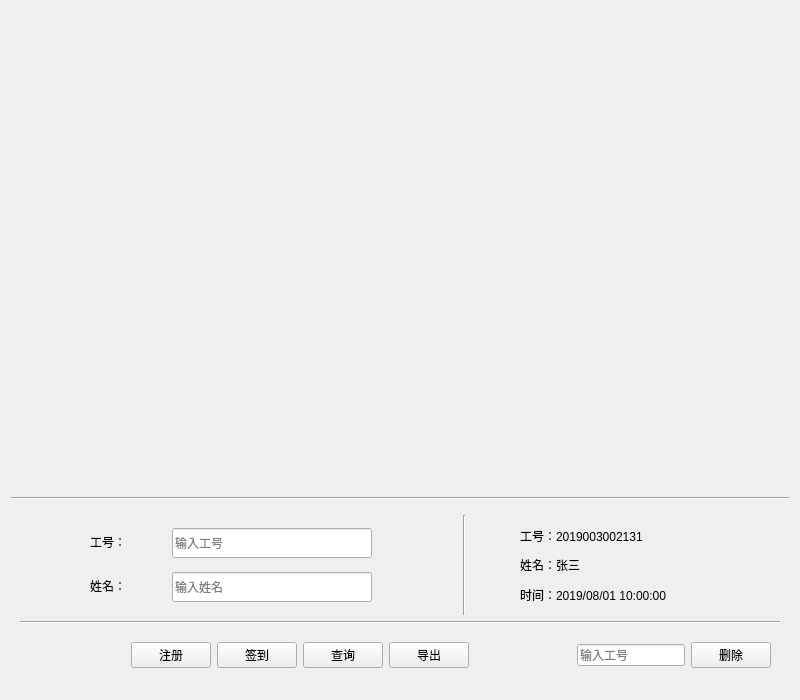
<?xml version="1.0" encoding="UTF-8"?>
<ui version="4.0">
 <class>zwin</class>
 <widget class="QWidget" name="zwin">
  <property name="geometry">
   <rect>
    <x>0</x>
    <y>0</y>
    <width>800</width>
    <height>700</height>
   </rect>
  </property>
  <property name="minimumSize">
   <size>
    <width>800</width>
    <height>700</height>
   </size>
  </property>
  <property name="maximumSize">
   <size>
    <width>800</width>
    <height>700</height>
   </size>
  </property>
  <property name="windowTitle">
   <string>签到考勤系统</string>
  </property>
  <layout class="QVBoxLayout" name="verticalLayout">
   <item>
    <widget class="QWidget" name="tw" native="true">
     <property name="minimumSize">
      <size>
       <width>0</width>
       <height>480</height>
      </size>
     </property>
     <layout class="QVBoxLayout" name="verticalLayout_5">
      <item>
       <widget class="QLabel" name="camera_label">
        <property name="text">
         <string/>
        </property>
       </widget>
      </item>
     </layout>
    </widget>
   </item>
   <item>
    <widget class="Line" name="line">
     <property name="orientation">
      <enum>Qt::Horizontal</enum>
     </property>
    </widget>
   </item>
   <item>
    <widget class="QWidget" name="bw" native="true">
     <layout class="QVBoxLayout" name="verticalLayout_2">
      <item>
       <widget class="QWidget" name="widget" native="true">
        <property name="minimumSize">
         <size>
          <width>0</width>
          <height>100</height>
         </size>
        </property>
        <layout class="QHBoxLayout" name="horizontalLayout_2">
         <property name="spacing">
          <number>5</number>
         </property>
         <property name="leftMargin">
          <number>10</number>
         </property>
         <property name="topMargin">
          <number>0</number>
         </property>
         <property name="rightMargin">
          <number>10</number>
         </property>
         <property name="bottomMargin">
          <number>0</number>
         </property>
         <item>
          <layout class="QVBoxLayout" name="verticalLayout_6">
           <property name="leftMargin">
            <number>60</number>
           </property>
           <property name="topMargin">
            <number>7</number>
           </property>
           <property name="bottomMargin">
            <number>10</number>
           </property>
           <item>
            <widget class="QLabel" name="label_2">
             <property name="text">
              <string>工号：</string>
             </property>
            </widget>
           </item>
           <item>
            <widget class="QLabel" name="label">
             <property name="text">
              <string>姓名：</string>
             </property>
            </widget>
           </item>
          </layout>
         </item>
         <item>
          <widget class="QWidget" name="widget_4" native="true">
           <property name="minimumSize">
            <size>
             <width>300</width>
             <height>100</height>
            </size>
           </property>
           <property name="maximumSize">
            <size>
             <width>300</width>
             <height>16777215</height>
            </size>
           </property>
           <layout class="QVBoxLayout" name="verticalLayout_4">
            <property name="leftMargin">
             <number>14</number>
            </property>
            <property name="topMargin">
             <number>5</number>
            </property>
            <property name="rightMargin">
             <number>13</number>
            </property>
            <property name="bottomMargin">
             <number>3</number>
            </property>
            <item>
             <widget class="QLineEdit" name="xuehao">
              <property name="minimumSize">
               <size>
                <width>200</width>
                <height>30</height>
               </size>
              </property>
              <property name="maximumSize">
               <size>
                <width>200</width>
                <height>30</height>
               </size>
              </property>
              <property name="placeholderText">
               <string>输入工号</string>
              </property>
             </widget>
            </item>
            <item>
             <widget class="QLineEdit" name="mingzi">
              <property name="minimumSize">
               <size>
                <width>200</width>
                <height>30</height>
               </size>
              </property>
              <property name="maximumSize">
               <size>
                <width>200</width>
                <height>30</height>
               </size>
              </property>
              <property name="placeholderText">
               <string>输入姓名</string>
              </property>
             </widget>
            </item>
           </layout>
          </widget>
         </item>
         <item>
          <widget class="Line" name="line_3">
           <property name="orientation">
            <enum>Qt::Vertical</enum>
           </property>
          </widget>
         </item>
         <item>
          <widget class="QWidget" name="widget_3" native="true">
           <layout class="QVBoxLayout" name="verticalLayout_3">
            <property name="leftMargin">
             <number>49</number>
            </property>
            <property name="rightMargin">
             <number>50</number>
            </property>
            <item>
             <widget class="QLabel" name="label_xuehao">
              <property name="minimumSize">
               <size>
                <width>200</width>
                <height>0</height>
               </size>
              </property>
              <property name="maximumSize">
               <size>
                <width>200</width>
                <height>16777215</height>
               </size>
              </property>
              <property name="sizeIncrement">
               <size>
                <width>0</width>
                <height>0</height>
               </size>
              </property>
              <property name="text">
               <string>工号：2019003002131</string>
              </property>
             </widget>
            </item>
            <item>
             <widget class="QLabel" name="label_mingzi">
              <property name="minimumSize">
               <size>
                <width>200</width>
                <height>0</height>
               </size>
              </property>
              <property name="maximumSize">
               <size>
                <width>200</width>
                <height>16777215</height>
               </size>
              </property>
              <property name="sizeIncrement">
               <size>
                <width>0</width>
                <height>0</height>
               </size>
              </property>
              <property name="text">
               <string>姓名：张三</string>
              </property>
             </widget>
            </item>
            <item>
             <widget class="QLabel" name="label_time">
              <property name="minimumSize">
               <size>
                <width>200</width>
                <height>0</height>
               </size>
              </property>
              <property name="maximumSize">
               <size>
                <width>200</width>
                <height>16777215</height>
               </size>
              </property>
              <property name="sizeIncrement">
               <size>
                <width>0</width>
                <height>0</height>
               </size>
              </property>
              <property name="text">
               <string>时间：2019/08/01 10:00:00</string>
              </property>
             </widget>
            </item>
           </layout>
          </widget>
         </item>
        </layout>
       </widget>
      </item>
      <item>
       <widget class="Line" name="line_2">
        <property name="orientation">
         <enum>Qt::Horizontal</enum>
        </property>
       </widget>
      </item>
      <item>
       <widget class="QWidget" name="widget_2" native="true">
        <layout class="QHBoxLayout" name="horizontalLayout">
         <item>
          <spacer name="horizontalSpacer">
           <property name="orientation">
            <enum>Qt::Horizontal</enum>
           </property>
           <property name="sizeHint" stdset="0">
            <size>
             <width>40</width>
             <height>20</height>
            </size>
           </property>
          </spacer>
         </item>
         <item>
          <widget class="QPushButton" name="zcbtn">
           <property name="maximumSize">
            <size>
             <width>120</width>
             <height>16777215</height>
            </size>
           </property>
           <property name="text">
            <string>注册</string>
           </property>
          </widget>
         </item>
         <item>
          <widget class="QPushButton" name="qdbtn">
           <property name="maximumSize">
            <size>
             <width>120</width>
             <height>16777215</height>
            </size>
           </property>
           <property name="text">
            <string>签到</string>
           </property>
          </widget>
         </item>
         <item>
          <widget class="QPushButton" name="cxbtn">
           <property name="maximumSize">
            <size>
             <width>120</width>
             <height>16777215</height>
            </size>
           </property>
           <property name="text">
            <string>查询</string>
           </property>
          </widget>
         </item>
         <item>
          <widget class="QPushButton" name="out_btn">
           <property name="text">
            <string>导出</string>
           </property>
          </widget>
         </item>
         <item>
          <spacer name="horizontalSpacer_2">
           <property name="orientation">
            <enum>Qt::Horizontal</enum>
           </property>
           <property name="sizeHint" stdset="0">
            <size>
             <width>40</width>
             <height>20</height>
            </size>
           </property>
          </spacer>
         </item>
         <item>
          <widget class="QLineEdit" name="gonghao">
           <property name="placeholderText">
            <string>输入工号</string>
           </property>
          </widget>
         </item>
         <item>
          <widget class="QPushButton" name="del_btn">
           <property name="text">
            <string>删除</string>
           </property>
          </widget>
         </item>
        </layout>
       </widget>
      </item>
     </layout>
    </widget>
   </item>
  </layout>
 </widget>
 <resources/>
 <connections/>
</ui>
